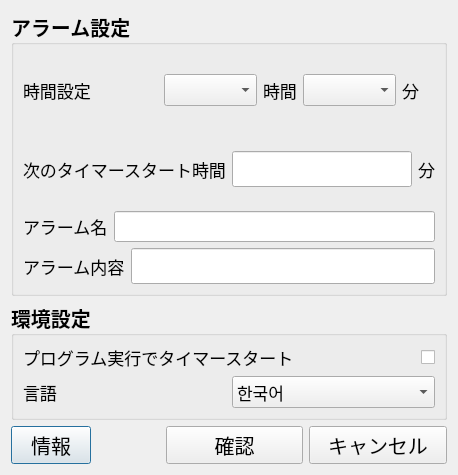
<?xml version="1.0" encoding="UTF-8"?>
<ui version="4.0">
 <class>ConfigGUI</class>
 <widget class="QDialog" name="ConfigGUI">
  <property name="geometry">
   <rect>
    <x>0</x>
    <y>0</y>
    <width>458</width>
    <height>475</height>
   </rect>
  </property>
  <property name="font">
   <font>
    <family>나눔고딕</family>
    <pointsize>15</pointsize>
   </font>
  </property>
  <property name="windowTitle">
   <string>Dialog</string>
  </property>
  <property name="locale">
   <locale language="English" country="UnitedStates"/>
  </property>
  <property name="modal">
   <bool>true</bool>
  </property>
  <layout class="QVBoxLayout" name="verticalLayout_7" stretch="3,1,0">
   <item>
    <layout class="QVBoxLayout" name="verticalLayout_2">
     <item>
      <widget class="QGroupBox" name="ToastgroupBox">
       <property name="font">
        <font>
         <family>나눔고딕</family>
         <pointsize>15</pointsize>
         <weight>75</weight>
         <italic>false</italic>
         <bold>true</bold>
        </font>
       </property>
       <property name="title">
        <string>アラーム設定</string>
       </property>
       <layout class="QVBoxLayout" name="verticalLayout" stretch="0,0,0,0">
        <item>
         <layout class="QHBoxLayout" name="horizontalLayout_7" stretch="1,2,0,1,0,1">
          <property name="sizeConstraint">
           <enum>QLayout::SetDefaultConstraint</enum>
          </property>
          <item>
           <widget class="QLabel" name="label_6">
            <property name="font">
             <font>
              <family>나눔고딕</family>
              <pointsize>13</pointsize>
              <weight>50</weight>
              <italic>false</italic>
              <bold>false</bold>
             </font>
            </property>
            <property name="text">
             <string>時間設定</string>
            </property>
           </widget>
          </item>
          <item>
           <spacer name="horizontalSpacer_3">
            <property name="orientation">
             <enum>Qt::Horizontal</enum>
            </property>
            <property name="sizeHint" stdset="0">
             <size>
              <width>40</width>
              <height>20</height>
             </size>
            </property>
           </spacer>
          </item>
          <item>
           <widget class="QComboBox" name="HcomboBox">
            <property name="font">
             <font>
              <family>나눔고딕</family>
              <pointsize>13</pointsize>
              <weight>50</weight>
              <italic>false</italic>
              <bold>false</bold>
             </font>
            </property>
            <property name="iconSize">
             <size>
              <width>20</width>
              <height>20</height>
             </size>
            </property>
           </widget>
          </item>
          <item>
           <widget class="QLabel" name="label_7">
            <property name="font">
             <font>
              <family>나눔고딕</family>
              <pointsize>13</pointsize>
              <weight>50</weight>
              <italic>false</italic>
              <bold>false</bold>
             </font>
            </property>
            <property name="text">
             <string>時間</string>
            </property>
           </widget>
          </item>
          <item>
           <widget class="QComboBox" name="McomboBox">
            <property name="font">
             <font>
              <family>나눔고딕</family>
              <pointsize>13</pointsize>
              <weight>50</weight>
              <italic>false</italic>
              <bold>false</bold>
             </font>
            </property>
           </widget>
          </item>
          <item>
           <widget class="QLabel" name="label_8">
            <property name="font">
             <font>
              <family>나눔고딕</family>
              <pointsize>13</pointsize>
              <weight>50</weight>
              <italic>false</italic>
              <bold>false</bold>
             </font>
            </property>
            <property name="text">
             <string>分</string>
            </property>
           </widget>
          </item>
         </layout>
        </item>
        <item>
         <layout class="QHBoxLayout" name="horizontalLayout_2" stretch="0,10,0,0">
          <item>
           <widget class="QLabel" name="label">
            <property name="font">
             <font>
              <family>나눔고딕</family>
              <pointsize>13</pointsize>
              <weight>50</weight>
              <italic>false</italic>
              <bold>false</bold>
              <underline>false</underline>
              <strikeout>false</strikeout>
              <kerning>true</kerning>
             </font>
            </property>
            <property name="text">
             <string>次のタイマースタート時間</string>
            </property>
           </widget>
          </item>
          <item>
           <spacer name="horizontalSpacer_2">
            <property name="orientation">
             <enum>Qt::Horizontal</enum>
            </property>
            <property name="sizeHint" stdset="0">
             <size>
              <width>40</width>
              <height>20</height>
             </size>
            </property>
           </spacer>
          </item>
          <item>
           <widget class="QLineEdit" name="TermlineEdit">
            <property name="font">
             <font>
              <family>나눔고딕</family>
              <pointsize>15</pointsize>
              <weight>50</weight>
              <italic>false</italic>
              <bold>false</bold>
             </font>
            </property>
            <property name="alignment">
             <set>Qt::AlignRight|Qt::AlignTrailing|Qt::AlignVCenter</set>
            </property>
           </widget>
          </item>
          <item>
           <widget class="QLabel" name="label_9">
            <property name="font">
             <font>
              <family>나눔고딕</family>
              <pointsize>13</pointsize>
              <weight>50</weight>
              <italic>false</italic>
              <bold>false</bold>
             </font>
            </property>
            <property name="text">
             <string>分</string>
            </property>
           </widget>
          </item>
         </layout>
        </item>
        <item>
         <layout class="QHBoxLayout" name="horizontalLayout_3">
          <item>
           <widget class="QLabel" name="label_2">
            <property name="font">
             <font>
              <family>나눔고딕</family>
              <pointsize>13</pointsize>
              <weight>50</weight>
              <italic>false</italic>
              <bold>false</bold>
             </font>
            </property>
            <property name="layoutDirection">
             <enum>Qt::LeftToRight</enum>
            </property>
            <property name="text">
             <string>アラーム名</string>
            </property>
           </widget>
          </item>
          <item>
           <widget class="QLineEdit" name="NamelineEdit">
            <property name="font">
             <font>
              <family>나눔고딕</family>
              <pointsize>12</pointsize>
              <weight>50</weight>
              <italic>false</italic>
              <bold>false</bold>
             </font>
            </property>
            <property name="alignment">
             <set>Qt::AlignRight|Qt::AlignTrailing|Qt::AlignVCenter</set>
            </property>
           </widget>
          </item>
         </layout>
        </item>
        <item>
         <layout class="QHBoxLayout" name="horizontalLayout_4">
          <item>
           <widget class="QLabel" name="label_3">
            <property name="font">
             <font>
              <family>나눔고딕</family>
              <pointsize>13</pointsize>
              <weight>50</weight>
              <italic>false</italic>
              <bold>false</bold>
             </font>
            </property>
            <property name="text">
             <string>アラーム内容</string>
            </property>
           </widget>
          </item>
          <item>
           <widget class="QLineEdit" name="ContentlineEdit">
            <property name="font">
             <font>
              <family>나눔고딕</family>
              <pointsize>15</pointsize>
              <weight>50</weight>
              <italic>false</italic>
              <bold>false</bold>
             </font>
            </property>
            <property name="alignment">
             <set>Qt::AlignRight|Qt::AlignTrailing|Qt::AlignVCenter</set>
            </property>
           </widget>
          </item>
         </layout>
        </item>
       </layout>
      </widget>
     </item>
    </layout>
   </item>
   <item>
    <layout class="QVBoxLayout" name="verticalLayout_3">
     <item>
      <widget class="QGroupBox" name="ConfiggroupBox">
       <property name="font">
        <font>
         <family>나눔고딕</family>
         <pointsize>15</pointsize>
         <weight>75</weight>
         <bold>true</bold>
        </font>
       </property>
       <property name="title">
        <string>環境設定</string>
       </property>
       <layout class="QVBoxLayout" name="verticalLayout_4">
        <item>
         <layout class="QHBoxLayout" name="horizontalLayout_6" stretch="1,0">
          <item>
           <widget class="QLabel" name="label_5">
            <property name="font">
             <font>
              <family>나눔고딕</family>
              <pointsize>13</pointsize>
              <weight>50</weight>
              <bold>false</bold>
             </font>
            </property>
            <property name="text">
             <string>プログラム実行でタイマースタート</string>
            </property>
           </widget>
          </item>
          <item>
           <widget class="QCheckBox" name="AutoStartcheckBox">
            <property name="enabled">
             <bool>true</bool>
            </property>
            <property name="font">
             <font>
              <family>나눔고딕</family>
              <pointsize>15</pointsize>
              <weight>50</weight>
              <bold>false</bold>
             </font>
            </property>
            <property name="styleSheet">
             <string notr="true"/>
            </property>
            <property name="text">
             <string/>
            </property>
           </widget>
          </item>
         </layout>
        </item>
        <item>
         <layout class="QHBoxLayout" name="horizontalLayout_5">
          <item>
           <widget class="QLabel" name="label_4">
            <property name="font">
             <font>
              <family>나눔고딕</family>
              <pointsize>13</pointsize>
              <weight>50</weight>
              <bold>false</bold>
             </font>
            </property>
            <property name="text">
             <string>言語</string>
            </property>
           </widget>
          </item>
          <item>
           <widget class="QComboBox" name="LangcomboBox">
            <property name="font">
             <font>
              <family>나눔고딕</family>
              <pointsize>13</pointsize>
              <weight>50</weight>
              <bold>false</bold>
             </font>
            </property>
            <item>
             <property name="text">
              <string>한국어</string>
             </property>
            </item>
            <item>
             <property name="text">
              <string>영어</string>
             </property>
            </item>
            <item>
             <property name="text">
              <string>일본어</string>
             </property>
            </item>
           </widget>
          </item>
         </layout>
        </item>
       </layout>
      </widget>
     </item>
    </layout>
   </item>
   <item>
    <layout class="QHBoxLayout" name="horizontalLayout" stretch="1,1,2,2">
     <item>
      <widget class="QPushButton" name="InfoBTN">
       <property name="text">
        <string>情報</string>
       </property>
      </widget>
     </item>
     <item>
      <spacer name="horizontalSpacer">
       <property name="orientation">
        <enum>Qt::Horizontal</enum>
       </property>
       <property name="sizeHint" stdset="0">
        <size>
         <width>50</width>
         <height>20</height>
        </size>
       </property>
      </spacer>
     </item>
     <item>
      <widget class="QPushButton" name="OKBTN">
       <property name="text">
        <string>確認</string>
       </property>
      </widget>
     </item>
     <item>
      <widget class="QPushButton" name="CancelBTN">
       <property name="text">
        <string>キャンセル</string>
       </property>
      </widget>
     </item>
    </layout>
   </item>
  </layout>
 </widget>
 <tabstops>
  <tabstop>TermlineEdit</tabstop>
  <tabstop>NamelineEdit</tabstop>
  <tabstop>ContentlineEdit</tabstop>
  <tabstop>AutoStartcheckBox</tabstop>
  <tabstop>InfoBTN</tabstop>
  <tabstop>OKBTN</tabstop>
  <tabstop>CancelBTN</tabstop>
 </tabstops>
 <resources/>
 <connections/>
</ui>
